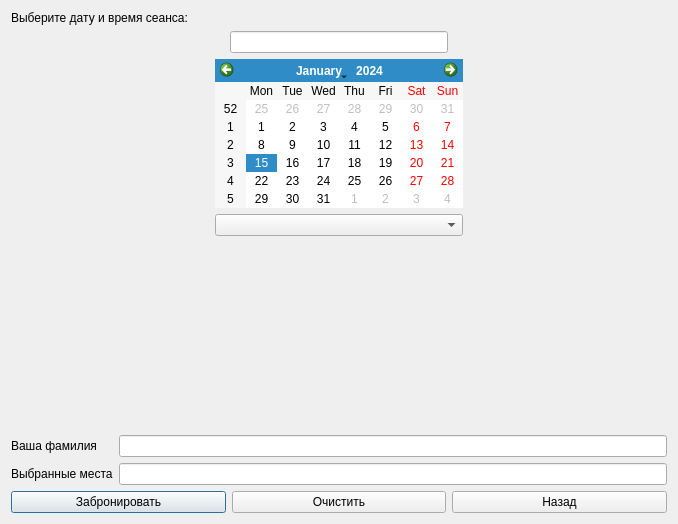
<?xml version="1.0" encoding="UTF-8"?>
<ui version="4.0">
 <class>Tickets</class>
 <widget class="QDialog" name="Tickets">
  <property name="geometry">
   <rect>
    <x>0</x>
    <y>0</y>
    <width>678</width>
    <height>524</height>
   </rect>
  </property>
  <property name="windowTitle">
   <string>Билеты</string>
  </property>
  <property name="windowIcon">
   <iconset resource="resources/resources.qrc">
    <normaloff>:/images/ico.png</normaloff>:/images/ico.png</iconset>
  </property>
  <layout class="QVBoxLayout" name="verticalLayout_3">
   <item>
    <widget class="QLabel" name="label">
     <property name="text">
      <string>Выберите дату и время сеанса:</string>
     </property>
    </widget>
   </item>
   <item>
    <layout class="QHBoxLayout" name="horizontalLayout_4">
     <item>
      <spacer name="horizontalSpacer_5">
       <property name="orientation">
        <enum>Qt::Horizontal</enum>
       </property>
       <property name="sizeHint" stdset="0">
        <size>
         <width>40</width>
         <height>20</height>
        </size>
       </property>
      </spacer>
     </item>
     <item>
      <widget class="QLineEdit" name="txt_film_name">
       <property name="readOnly">
        <bool>true</bool>
       </property>
      </widget>
     </item>
     <item>
      <spacer name="horizontalSpacer_6">
       <property name="orientation">
        <enum>Qt::Horizontal</enum>
       </property>
       <property name="sizeHint" stdset="0">
        <size>
         <width>40</width>
         <height>20</height>
        </size>
       </property>
      </spacer>
     </item>
    </layout>
   </item>
   <item>
    <layout class="QHBoxLayout" name="calendar_horiz_layout">
     <item>
      <spacer name="horizontalSpacer">
       <property name="orientation">
        <enum>Qt::Horizontal</enum>
       </property>
       <property name="sizeHint" stdset="0">
        <size>
         <width>40</width>
         <height>20</height>
        </size>
       </property>
      </spacer>
     </item>
     <item>
      <layout class="QVBoxLayout" name="calendar_vert_layout">
       <item>
        <widget class="QCalendarWidget" name="calendarWidget"/>
       </item>
       <item>
        <layout class="QHBoxLayout" name="calendar_hor_layout">
         <item>
          <widget class="QComboBox" name="comboBox_Time"/>
         </item>
        </layout>
       </item>
      </layout>
     </item>
     <item>
      <spacer name="horizontalSpacer_2">
       <property name="orientation">
        <enum>Qt::Horizontal</enum>
       </property>
       <property name="sizeHint" stdset="0">
        <size>
         <width>40</width>
         <height>20</height>
        </size>
       </property>
      </spacer>
     </item>
    </layout>
   </item>
   <item>
    <layout class="QHBoxLayout" name="horizontalLayout_3">
     <item>
      <spacer name="horizontalSpacer_3">
       <property name="orientation">
        <enum>Qt::Horizontal</enum>
       </property>
       <property name="sizeHint" stdset="0">
        <size>
         <width>40</width>
         <height>20</height>
        </size>
       </property>
      </spacer>
     </item>
     <item>
      <layout class="QGridLayout" name="SeatsLayout"/>
     </item>
     <item>
      <spacer name="horizontalSpacer_4">
       <property name="orientation">
        <enum>Qt::Horizontal</enum>
       </property>
       <property name="sizeHint" stdset="0">
        <size>
         <width>40</width>
         <height>20</height>
        </size>
       </property>
      </spacer>
     </item>
    </layout>
   </item>
   <item>
    <spacer name="verticalSpacer">
     <property name="orientation">
      <enum>Qt::Vertical</enum>
     </property>
     <property name="sizeHint" stdset="0">
      <size>
       <width>20</width>
       <height>40</height>
      </size>
     </property>
    </spacer>
   </item>
   <item>
    <layout class="QFormLayout" name="formLayout">
     <item row="0" column="0">
      <widget class="QLabel" name="label_2">
       <property name="text">
        <string>Ваша фамилия</string>
       </property>
      </widget>
     </item>
     <item row="1" column="0">
      <widget class="QLabel" name="label_3">
       <property name="text">
        <string>Выбранные места</string>
       </property>
      </widget>
     </item>
     <item row="1" column="1">
      <widget class="QLineEdit" name="txt_places">
       <property name="readOnly">
        <bool>true</bool>
       </property>
      </widget>
     </item>
     <item row="0" column="1">
      <widget class="QLineEdit" name="txt_surname"/>
     </item>
    </layout>
   </item>
   <item>
    <layout class="QGridLayout" name="gridLayout">
     <item row="0" column="0">
      <widget class="QPushButton" name="pushButton_2">
       <property name="text">
        <string>Забронировать</string>
       </property>
      </widget>
     </item>
     <item row="0" column="2">
      <widget class="QPushButton" name="pushButton">
       <property name="text">
        <string>Назад</string>
       </property>
      </widget>
     </item>
     <item row="0" column="1">
      <widget class="QPushButton" name="pushButton_3">
       <property name="text">
        <string>Очистить</string>
       </property>
      </widget>
     </item>
    </layout>
   </item>
  </layout>
 </widget>
 <resources>
  <include location="resources/resources.qrc"/>
 </resources>
 <connections/>
</ui>
